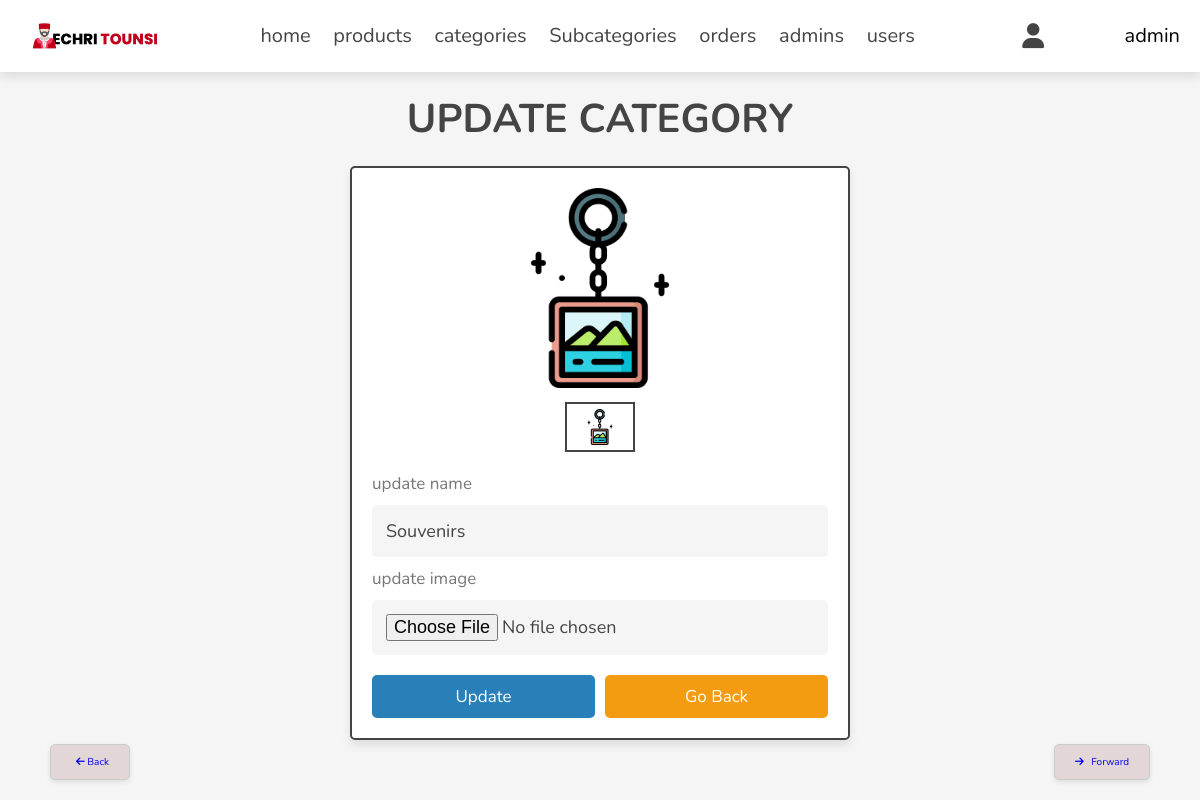
The page /admin/update_category.php?update=4 (signed in) on the database its author committed.
### tables this page shows
CREATE TABLE `category` (
  `id` int(11) NOT NULL,
  `name` varchar(20) NOT NULL,
  `image` varchar(255) NOT NULL
);

### admin/update_category.php (the view, shortened to what this page needs)
<?php
include '../components/connect.php';
?>
<!DOCTYPE html>
<html lang="en">
<head>
   <link rel="stylesheet" href="https://cdnjs.cloudflare.com/ajax/libs/font-awesome/6.1.1/css/all.min.css">
   <link rel="stylesheet" href="../css/admin_style.css">
</head>
<body>
<?php include '../components/admin_header.php'; ?>
<section class="update-product">
   <h1 class="heading">update category</h1>
   <?php
      $update_id = $_GET['update'];
      $select_products = $conn->prepare("SELECT * FROM `category` WHERE id = ?");
      $select_products->execute([$update_id]);
      if($select_products->rowCount() > 0){
         while($fetch_products = $select_products->fetch(PDO::FETCH_ASSOC)){
   ?>
   <form action="" method="post" enctype="multipart/form-data">
      <div class="image-container">
         <div class="main-image">
            <img src="../uploaded_img/<?= $fetch_products['image']; ?>" alt="">
         </div>
         <div class="sub-image">
            <img src="../uploaded_img/<?= $fetch_products['image']; ?>" alt="">
         </div>
      </div>
      <span>update name</span>
      <input type="text" name="name" required class="box" maxlength="100" placeholder="enter product name" value="<?= $fetch_products['name']; ?>">
      <span>update image </span>
      <input type="file" name="image" accept="image/jpg, image/jpeg, image/png, image/webp" class="box">
      <div class="flex-btn">
         <input type="submit" name="update" class="btn" value="update">
         <a href="category.php" class="option-btn">go back</a>
      </div>
   </form>
   <?php
         }
      }else{
         echo '<p class="empty">no product found!</p>';
      }
   ?>
</section>
</body>
</html>

### components/admin_header.php (shortened to what this page needs)
<header class="header">
   <section class="flex">
      <?php
      $current_page = basename($_SERVER['PHP_SELF']);
      if ($current_page !== 'dashboard.php') {
         echo '<a href="javascript:void(0);" onclick="goBack();" class="back-button navbar">
                <i class="fas fa-arrow-left"></i> Back
            </a>';
      }
      ?>
      <?php
      if ($current_page !== 'dashboard.php') {
         echo '<a href="javascript:void(0);" onclick="goForward();" class="forward-button navbar">
                    <i class="fas fa-arrow-right"></i> Forward
                  </a>';
      }
      ?>
      <a href="../admin/dashboard.php" class="logo "
         style="display: flex;justify-content: center;align-items: center;gap:2rem"><img src="../images/logo_board.png"
            width="150px" />
      </a>
      <nav class="navbar">
         <a href="../admin/dashboard.php">home</a>
         <a href="../admin/products.php">products</a>
         <a href="../admin/category.php">categories</a>
         <a href="../admin/subcategory.php">Subcategories</a>
         <a href="../admin/placed_orders.php">orders</a>
         <a href="../admin/admin_accounts.php">admins</a>
         <a href="../admin/users_accounts.php">users</a>
      </nav>
      <div class="icons">
         <div id="user-btn" class="fas fa-user"></div>
      </div>
         <?php
         $select_profile = $conn->prepare("SELECT * FROM `admins` WHERE id = ?");
         $select_profile->execute([$admin_id]);
         $fetch_profile = $select_profile->fetch(PDO::FETCH_ASSOC);
         ?>
      <div class="navbar">
         <p style="font-size: 20px;"><?= $fetch_profile['name']; ?></p>
      </div>
   </section>
</header>

### css/admin_style.css (style rules this page uses)
:root { --main-color: #2980b9; --orange: #f39c12; --red: #e74c3c; --black: #444; --green: #69d981; --white: #fff; --light-color: #777; --light-bg: #f5f5f5; --border: 0.2rem solid var(--black); --box-shadow: 0 0.5rem 1rem rgba(0, 0, 0, 0.1); }
.back-button { position: fixed; bottom: 150px; left: 50px; z-index: 9999; background-color: #e2d6d6; border: 1px solid #ccc; padding: 10px 20px; border-radius: 5px; box-shadow: 0 2px 5px rgba(0, 0, 0, 0.1); transition: all 0.3s ease; }
.forward-button { position: fixed; bottom: 150px; right: 50px; z-index: 9999; background-color: #e2d6d6; border: 1px solid #ccc; padding: 10px 20px; border-radius: 5px; box-shadow: 0 2px 5px rgba(0, 0, 0, 0.1); transition: all 0.3s ease; }
.back-button i { margin-left: 5px; }
.forward-button i { margin-right: 5px; }
* { font-family: "Nunito", sans-serif; margin: 0; padding: 0; box-sizing: border-box; outline: none; border: none; text-decoration: none; }
html { font-size: 62.5%; overflow-x: hidden; }
body { background-color: var(--light-bg); }
section { padding: 2rem; max-width: 1200px; margin: 0 auto; }
.heading { font-size: 4rem; color: var(--black); margin-bottom: 2rem; text-align: center; text-transform: uppercase; }
.btn, .delete-btn, .option-btn { display: block; width: 100%; margin-top: 1rem; border-radius: 0.5rem; padding: 1rem 3rem; font-size: 1.7rem; text-transform: capitalize; color: var(--white); cursor: pointer; text-align: center; }
.btn { background-color: var(--main-color); }
.option-btn { background-color: var(--orange); }
.flex-btn { display: flex; gap: 1rem; }
.header { position: sticky; top: 0; left: 0; right: 0; background-color: var(--white); box-shadow: var(--box-shadow); z-index: 1000; }
.header .flex { display: flex; align-items: center; justify-content: space-between; position: relative; }
.header .flex .logo { font-size: 2.5rem; color: var(--black); }
.header .flex .navbar a { margin: 0 1rem; font-size: 2rem; color: var(--black); }
.header .flex .icons div { margin-left: 1.7rem; font-size: 2.5rem; cursor: pointer; color: var(--black); }
.update-product form { background-color: var(--white); box-shadow: var(--box-shadow); border-radius: 0.5rem; border: var(--border); padding: 2rem; max-width: 50rem; margin: 0 auto; }
.update-product form .image-container { margin-bottom: 2rem; }
.update-product form .image-container .main-image img { height: 20rem; width: 100%; object-fit: contain; }
.update-product form .image-container .sub-image { display: flex; gap: 1rem; justify-content: center; margin: 1rem 0; }
.update-product form .image-container .sub-image img { height: 5rem; width: 7rem; object-fit: contain; padding: 0.5rem; border: var(--border); cursor: pointer; transition: 0.2s linear; }
.update-product form .box { width: 100%; border-radius: 0.5rem; padding: 1.4rem; font-size: 1.8rem; color: var(--black); background-color: var(--light-bg); margin: 1rem 0; }
.update-product form span { font-size: 1.7rem; color: var(--light-color); }

### rows shown on the page
category: image (picture), name "Souvenirs"

### other values the page prints
$fetch_profile['name'] "admin"
